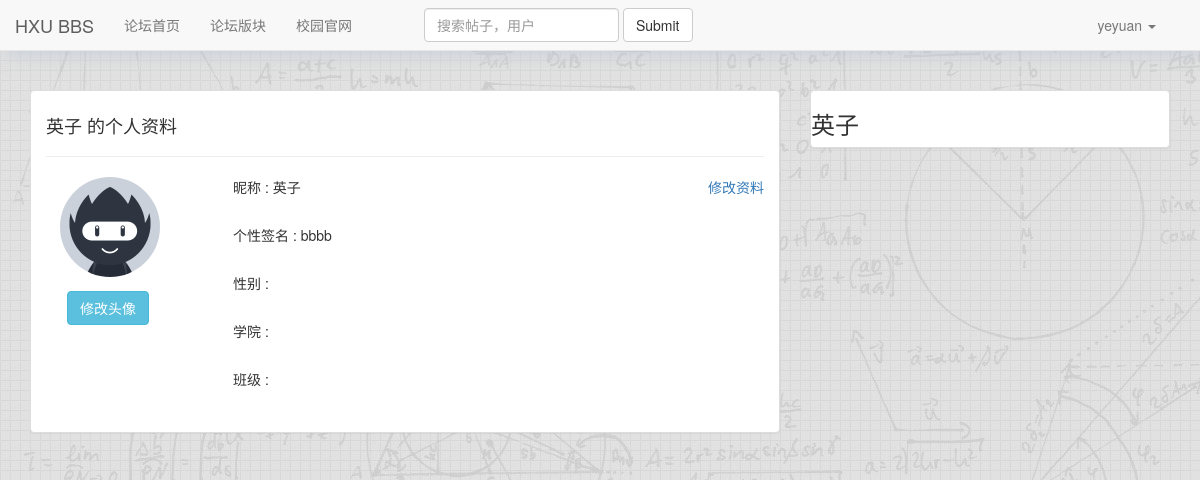
/user/userinfo/?name=英子 (signed in), run on the app's committed database.
### bbs/models.py (models this page shows)
class UserProfile(models.Model):
    user = models.OneToOneField(User, on_delete=models.CASCADE)
    name = models.CharField(max_length=64, verbose_name='用户名')
    signature = models.CharField(max_length=128, blank=True, null=True, verbose_name='个性签名')
    gender = models.IntegerField(null=True, blank=True, verbose_name='性别')
    college = models.CharField(max_length=16, blank=True, null=True, verbose_name='学院')
    grade = models.CharField(max_length=16, blank=True, null=True, verbose_name='班级')
    image = models.ImageField(verbose_name='头像', upload_to='head_img', default='default.png')
    class Meta:
        verbose_name = "自定义用户"  # 表名改成中文名
        verbose_name_plural = verbose_name
    def __str__(self):
        return self.name

### userinfo/views.py (the view)
# urls.py: path('user/', include('userinfo.urls')),
def userinfo(request):
    name = request.GET.get('name')
    user_info = UserProfile.objects.get(name=name)
    return render(request, 'userinfo/userinfo.html', locals())

### userinfo/templatetags/userinfo_tag.py (called while the page is built)
@register.filter
def info_is_none(obj):
    if obj is None:
        return ''
    else:
        return obj

@register.filter
def info_gender(obj):
    if obj is None:
        return ''
    elif obj == 1:
        return '男'
    elif obj == 0:
        return '女'

### userinfo/templates/userinfo/userinfo.html (shortened to what this page needs)
{% extends 'base.html' %}
{% load userinfo_tag %}
{% block content %}
<div class="container">
<div class="row">
    <div class="col-md-8">
        <div class="panel panel-default">
            <div class="panel-body">
                <div>
                    <h4>{{ user_info.name }} 的个人资料</h4>
                    <hr>
                </div>
                <div class="row">
                    <div class="col-md-3">
                        <div class="userinfo-head" style="margin-left: 1em">
                            <img src="/media/head_img/{{ user_info.image }}" alt="" class="img-circle" id="img-show" data-toggle="tooltip" data-placement="bottom" title="点击更换头像">
                            <div style="margin-top: 1em;margin-left: 0.5em"><button class="btn btn-info" id="img-btn">修改头像</button></div>
                        </div>
                    </div>
                    <div class="col-md-9">
                        <div class="info show" id="info">
                            <div>
                                昵称 : {{ user_info.name }}
                                <a class="pull-right text-decoration-none" href="javascript:change_info()">修改资料</a>
                            </div>
                            <div>
                                个性签名 : {{ user_info.signature|info_is_none }}
                            </div>
                            <div>
                                性别 :{{ user_info.gender|info_gender }}
                            </div>
                            <div>
                                学院 : {{ user_info.college|info_is_none }}
                            </div>
                            <div>
                                班级 : {{ user_info.grade|info_is_none }}
                            </div>
                        </div>
                    </div>
                </div>
            </div>
        </div>
    </div>
    <div class="col-md-4">
        <div class="panel panel-default">
            <h3>{{ user_info.name }}</h3>
        </div>
    </div>
</div>
</div>
{% endblock %}

### templates/base.html (shortened to what this page needs)
<!DOCTYPE html>
<html lang="zh-CN">
  <head>
    <link rel="stylesheet" href="/static/bootstrap-3.3.7/css/bootstrap.min.css">
      <link rel="stylesheet" href="/static/index.css">
      <link rel="stylesheet" href="//at.alicdn.com/t/font_1690394_5c09wg0t62a.css">
  </head>
  <body>
  <nav class="navbar navbar-default navbar-fixed-top" style="box-shadow: 5px 5px 15px rgba(187, 199, 214, 0.56)">
      <div class="container-fluid">
          <div class="navbar-header">
              <a class="navbar-brand" href="{% url 'index' %}">HXU BBS</a>
          </div>
          <div class="collapse navbar-collapse" id="bs-example-navbar-collapse-1">
              <ul class="nav navbar-nav">
                  <li class="{% block index %}{% endblock %}"><a href="{% url 'index' %}">论坛首页<span class="sr-only">(current)</span></a></li>
                  <li class="{% block category %}{% endblock %}"><a href="{% url 'category' %}">论坛版块</a></li>
                  <li><a href="#">校园官网</a></li>
              </ul>
              <form class="navbar-form navbar-left" style="margin-left: 3em">
                  <div class="form-group">
                      <input type="text" class="form-control" placeholder="搜索帖子，用户">
                  </div>
                  <button type="submit" class="btn btn-default">Submit</button>
              </form>
              {% if request.user.is_authenticated %}
                  <ul class="nav navbar-nav navbar-right" style="margin-right: 1em">
                      <li class="dropdown">
                          <a href="#" class="dropdown-toggle" data-toggle="dropdown" role="button" aria-haspopup="true"
                             aria-expanded="false">
                              {{ request.user.userprofile.name }}
                              <span class="caret"></span></a>
                      </li>
                  </ul>
              {% else %}
                  <ul class="nav navbar-nav navbar-right" style="margin-right: 1em">
                      <li><a href="{% url 'login' %}?from={{ request.get_full_path }}">登录</a></li>
                      <li><a href="{% url 'register' %}?from={{ request.get_full_path }}">注册</a></li>
                  </ul>
              {% endif %}
          </div>
      </div>
  </nav>
  {% block content %}
  {% endblock %}
  </body>
</html>

### static/index.css (style rules this page uses)
body { padding-top: 90px; }
.text-decoration-none { text-decoration: none!important; }

### userinfo/templates/userinfo/userinfo.html (style rules this page uses)
body { background-image: url("/static/imgs/bg.jpg"); }
.userinfo-head img { width: 100px; height: 100px; }
.info div { margin-bottom: 2em; }

### data on the page
UserProfile: name "英子", image (placeholder picture), signature|info_is_none "bbbb"

### other printed values
{{ request.user.userprofile.name }} "yeyuan"
